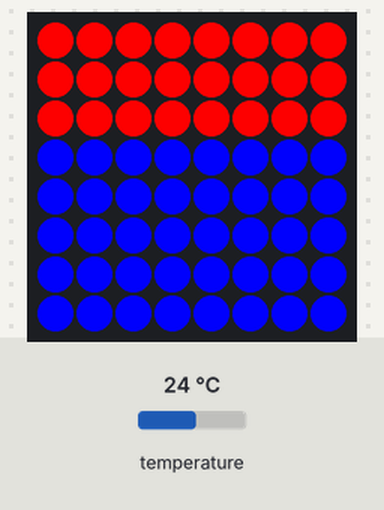
A program run on a simulated Raspberry Pi (BCM pin numbers) with a Sense HAT. Parts: the Sense HAT's 8×8 RGB LED matrix. The test bench sets the inputs (shaded band); at power-on: temperature 24 °C.

Above: at 1.2 s.
1.3 s: temperature set to 12 °C
At 2.5 s:
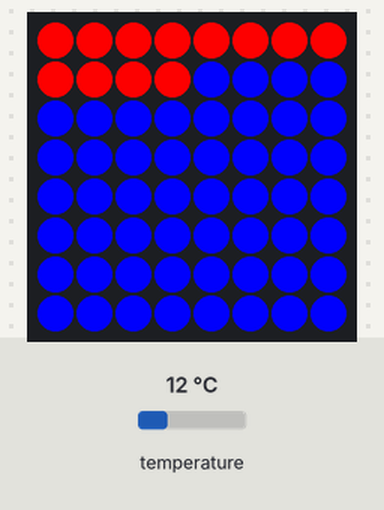
2.8 s: temperature set to 19 °C
At 3.6 s:
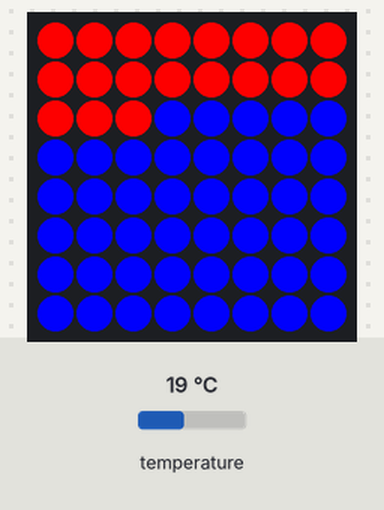
Timing chart, 0 to 5.8 s (numbered marks = the images above; inputs shaded):
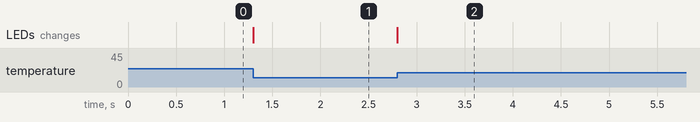

The program:

senseHat_temperature2Hangout.py
```python
# This file has been written to your home directory for convenience. It is
# saved as "/home/pi/temperature-2017-04-22-00-23-32.py"

from sense_emu import SenseHat
import os

sense = SenseHat()

red = (255, 0, 0)
blue = (0, 0, 255)

# Mensaje
enviadoInf = 1
enviadoSup = 0
limiteSuperior = 30
limiteInferior = 25

while True:
    temp = sense.temp
    pixels = [red if i < temp else blue for i in range(64)]
    sense.set_pixels(pixels)

    if temp > limiteSuperior and enviadoSup == 0:
        enviadoInf = 0
        enviadoSup = 1
        os.system('/home/pi/Desktop/enviaMsjHangout.sh' + " 'La temperatura ha superado los " + str(limiteSuperior) + "ºC '")
    elif temp < limiteInferior and enviadoInf == 0:
        enviadoInf = 1
        enviadoSup = 0
        os.system('/home/pi/Desktop/enviaMsjHangout.sh' + " 'La temperatura ya ha bajado de los " + str(limiteInferior) + "ºC '")
```

Measured:
- after the input at 1.3 s, the LEDs: change at once (image 1)
- after the input at 2.8 s, the LEDs: change at once (image 2)
